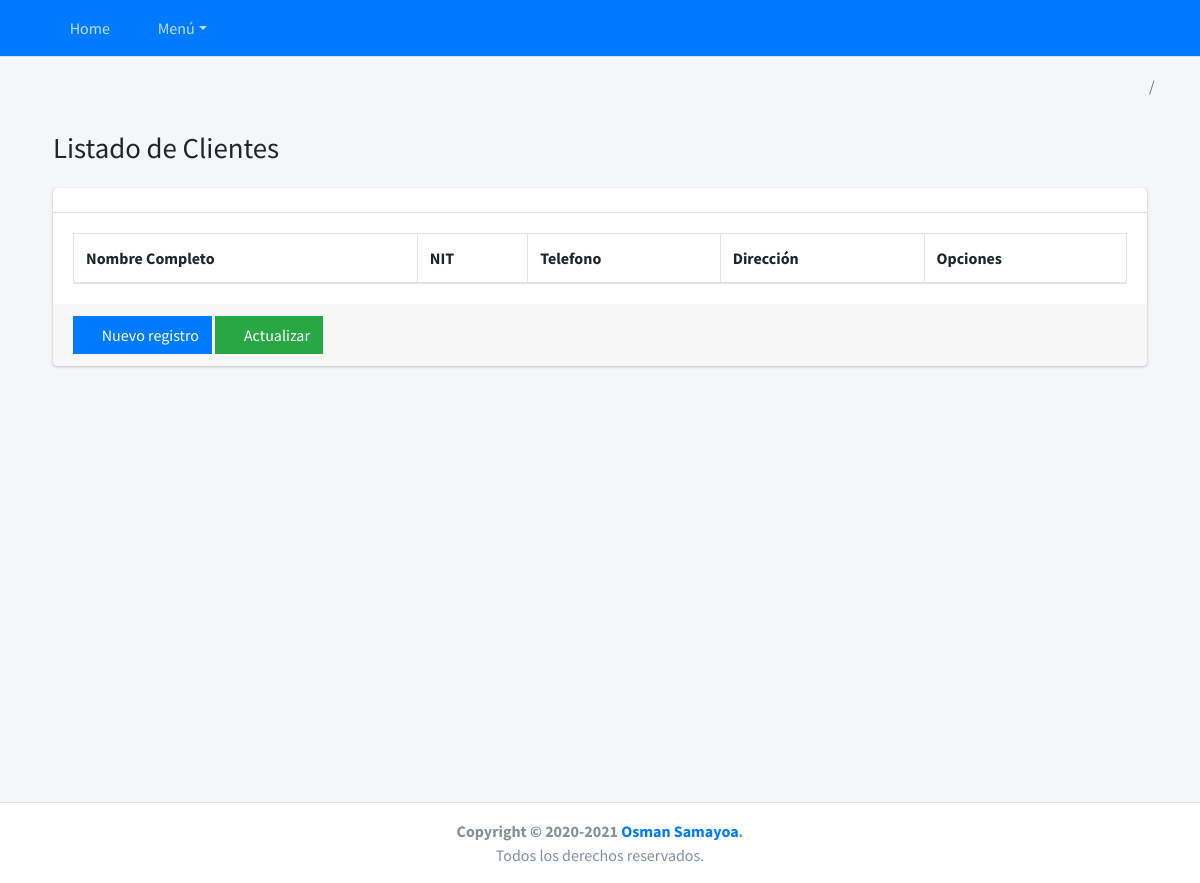
Page /ordenes/lista-cliente/ on the earlier database version.
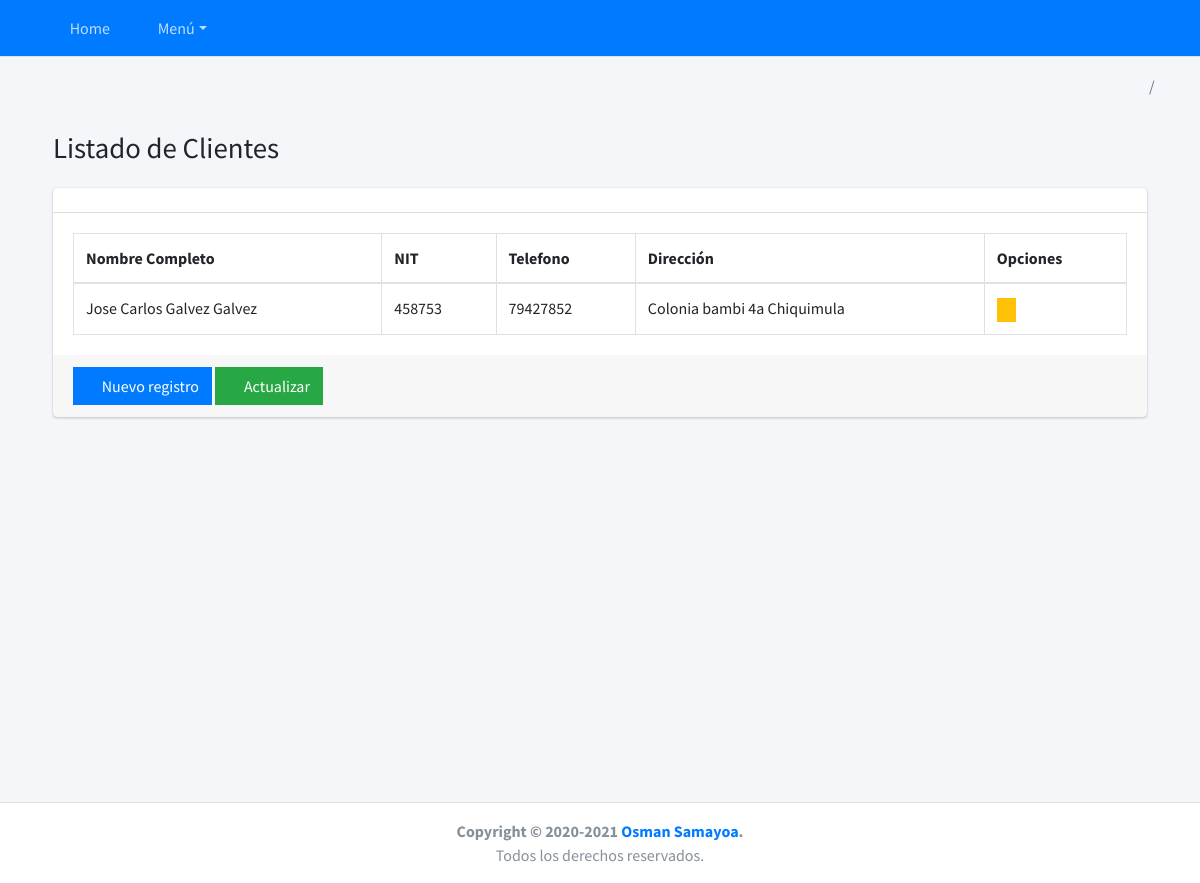
Same page on the later database version.
### ordenes/models.py (models this page shows, shortened)
class Cliente(BaseModel):
    nombres = models.CharField('Nombres cliente', max_length=200)
    apellidos = models.CharField('Apellidos cliente', max_length=200)
    nit = models.CharField('NIT', max_length=20)
    tel = models.CharField('telefono', max_length=10)
    direccion = models.CharField('Dirección', max_length=250)
    class Meta:
        verbose_name = 'Cliente'
        verbose_name_plural = 'Clientes'
        db_table = 'cliente'

### ordenes/views.py (the view)
# urls.py: path('lista-cliente/', ClienteList.as_view(), name='lista_cliente'),
class ClienteList(ListView):
    model =  Cliente
    template_name = 'ordenes/list_cliente.html'
    def get_queryset(self):
        return self.model.objects.all()
    def get_context_data(self , *args , **kwargs):
        context = super().get_context_data(*args, **kwargs)
        context ['title'] = 'Listado de Clientes'
        context['list_url'] = reverse_lazy('ordenes:lista_cliente')
        context['new_url'] = reverse_lazy('ordenes:new_cliente')
        return context

### ordenes/templates/ordenes/list_cliente.html
{% extends 'base/list.html' %}
{% block columns %}
  <tr>
    <th scope="col" >Nombre Completo</th>
    <th scope="col" >NIT</th>
    <th scope="col" >Telefono</th>
    <th scope="col" >Dirección</th>
    <th class="all">Opciones</th>
  </tr>
{% endblock %}
{% block rows %}
{% for m in cliente_list  %}
  <tr>
    <td>{{m.nombres}} {{m.apellidos}}</td>
    <td>{{m.nit}}</td>
    <td>{{m.tel}}</td>
    <td>{{m.direccion}}</td>
    <td>
      <a href="{% url 'ordenes:update_cliente' m.pk %}" class="btn btn-warning btn-xs btn-flat">
        <i class="fas fa-edit"></i></a>
    </td>
  </tr>
{% endfor %}
{% endblock %}

Differences in the rows shown:
added Cliente: nombres "Jose Carlos", apellidos "Galvez Galvez", nit "458753", tel "79427852", direccion "Colonia bambi 4a Chiquimula"
